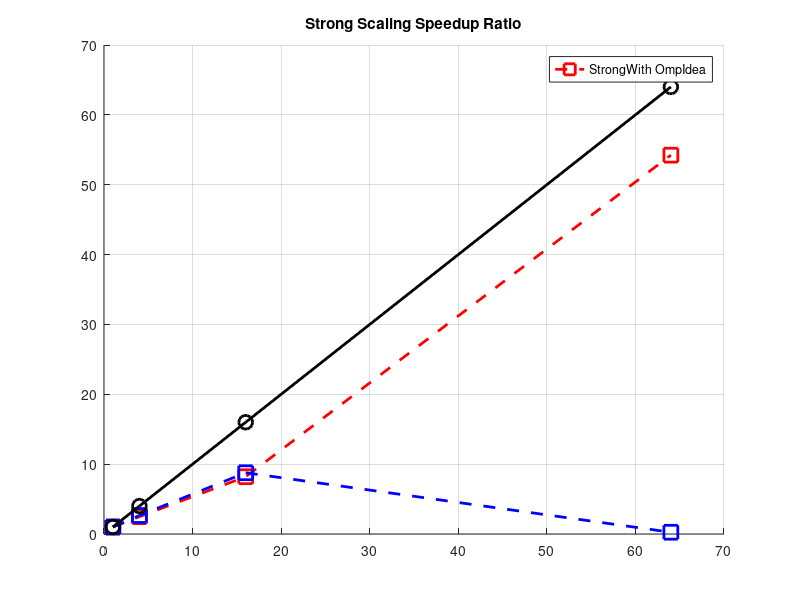
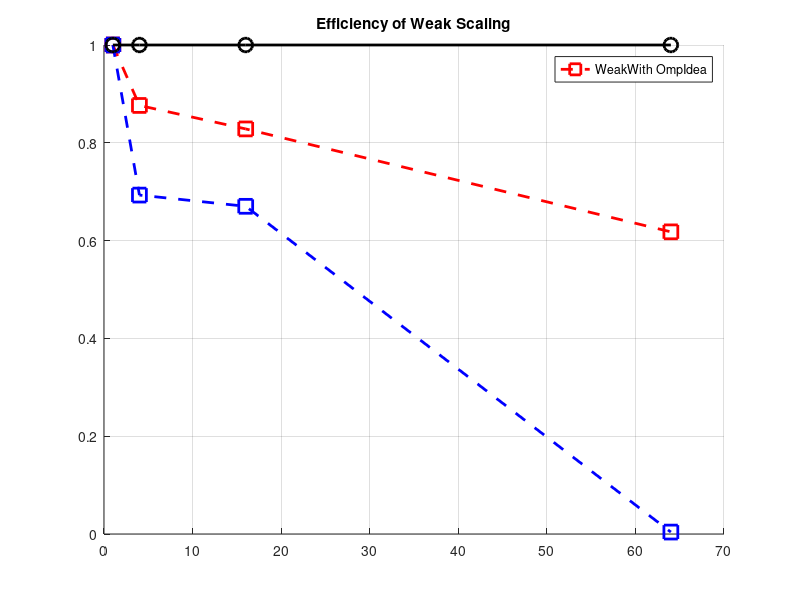

Write MATLAB code to recreate these figures, in order.

speed = @(v) [v(1)/v(1), v(1)/v(2), v(1)/v(3), v(1)/v(4)];

proc = [1, 4, 16 ,64];
speed_weak = @(v) [v(1)/v(1)*proc(1), v(1)/v(2)*proc(2), v(1)/v(3)*proc(3), v(1)/v(4)*proc(4)];

strong_1024 = [
  7.31119e+06,
  2.94504e+06,
  891509,
  134817
];

strong_1024_omp = [
  6.60267e+06,
  2.49456e+06,
  752795,
  2.60923e+07
];


weak = [
  1300.82,
  5937.18,
  25125.1,
  134736
];

weak_omp = [
  1603.24,
  9252.92,
  38278.9,
  2.59875e+07
];

strong_1024 = speed(strong_1024);
strong_1024_omp = speed(strong_1024_omp);



weak = speed_weak(weak);
weak_omp = speed_weak(weak_omp);

figure;
hold on;
grid();
plot(proc, strong_1024, '--gs', 'MarkerSize', 10, 'LineWidth', 2, 'Color', 'r');
plot(proc, strong_1024_omp, '--gs', 'MarkerSize', 10, 'LineWidth', 2, 'Color', 'b');
plot(proc, proc, '-o', 'MarkerSize', 10, 'LineWidth', 2, 'Color', 'k');
legend(["Strong", "With Omp", "Idea"])
title("Strong Scaling Speedup Ratio");
hold off;
saveas(gcf, "Strong.png");

figure;
hold on;
grid();
plot(proc, weak, '--gs', 'MarkerSize', 10, 'LineWidth', 2, 'Color', 'r');
plot(proc, weak_omp, '--gs', 'MarkerSize', 10, 'LineWidth', 2, 'Color', 'b');
plot(proc, [1, 1, 1,1], '-o', 'MarkerSize', 10, 'LineWidth', 2, 'Color', 'k');
legend(["Weak", "With Omp", "Idea"]);
title("Efficiency of Weak Scaling");
hold off;
saveas(gcf, "Weak.png");